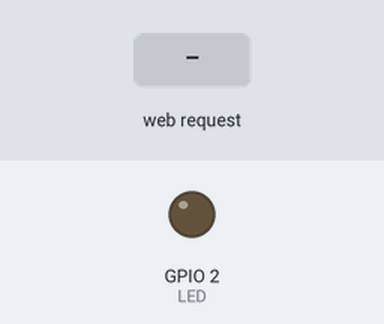
This sketch was run on a simulated ESP8266 (NodeMCU). Shown: output pins drawn as LEDs (lit = HIGH). The test bench sets the inputs (shaded band). What the sketch prints to the serial monitor is not drawn.

Above: at 1.2 s.
1.3 s: HTTP request GET /readADC received
At 2.5 s:
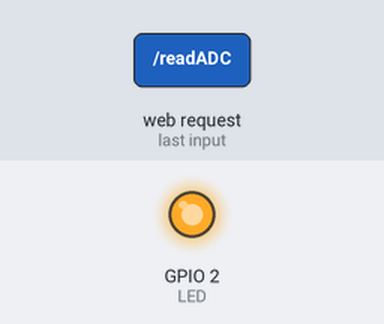
Timing chart, 0 to 4.3 s (numbered marks = the images above; inputs shaded):
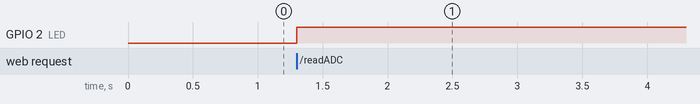

The sketch:

nodemcu_adc_interface.ino
```cpp
#include <ESP8266WiFi.h>
#include <WiFiClient.h>
#include <ESP8266WebServer.h>

#include "index.h" //loading file with HTML template
#define LED 2

//You can change the ssid and password of the wifi network created by NodeMCU
const char* ssid = "NodeMCU";
const char* password = "";

ESP8266WebServer server(80);

void handleRoot() {
 server.send(200, "text/html", MAIN_page);
}

void handleADC() {
 int a = analogRead(A0);
 String adcValue = String(a);
 digitalWrite(LED,!digitalRead(LED));
 server.send(200, "text/plane", adcValue);
}


//---SETUP---

void setup(void){
  Serial.begin(115200);
  WiFi.softAP(ssid, password);

  Serial.println(" ");
  Serial.print("IP address: ");
  Serial.println(WiFi.softAPIP());

  server.on("/", handleRoot);
  server.on("/readADC", handleADC);

  server.begin();
  Serial.println("HTTP server started");
  pinMode(LED,OUTPUT);
}


//---LOOP---

void loop(void){
  server.handleClient();
}
```

index.h
```cpp
String MAIN_page = R"=====(

#HTML template of simple web interface
<!DOCTYPE html>
<html>
<body>

    <h3>Current sensor state</h3>
     <button id="btn2" onclick="MainFunctionB(0)">Start</button>
    <button onclick="MainFunctionB(1)">Stop</button>

    <div id="adc" style="font-size:22px; margin-top:15px;"></div>

<br><br>
    <h3>Sensor data recording</h3>
 <button id="btn" onclick="MainFunction(0)">Start</button>
    <button onclick="MainFunction(1)">Stop</button>

  <br><br>
<div>
  <table id="dataTable" onclick="selectText('dataTable')">
    <tr><th>Time</th><th>ADC Value</th></tr>
  </table>
</div>


#All JS needed to handle AJAX calls
<script>

var n = 0;

function MainFunction(cancel) {
var yourcode;
  if (cancel == 0) {
    yourCode = setInterval(function() {

      getData();
    }, 20);

    function getData() {
      var xhttp = new XMLHttpRequest();
      xhttp.onreadystatechange = function() {
        if (this.readyState == 4 && this.status == 200) {
            var ADCValue = this.responseText;

    var table = document.getElementById("dataTable");
    var row = table.insertRow(1);
    var cell1 = row.insertCell(0);
    var cell2 = row.insertCell(1);
    cell1.innerHTML = (n/50);
    cell2.innerHTML = ADCValue;
      n = n + 1;
        }
  };
  xhttp.open("GET", "/readADC", true);
  xhttp.send();
  };
  }

  if (cancel == 1) {
    clearInterval(yourCode);
    //document.getElementById('div').style.color = "black";
  }
}


function selectText(containerid) {
    if (document.selection) { // IE
        var range = document.body.createTextRange();
        range.moveToElementText(document.getElementById(containerid));
        range.select();
    } else if (window.getSelection) {
        var range = document.createRange();
        range.selectNode(document.getElementById(containerid));
        window.getSelection().removeAllRanges();
        window.getSelection().addRange(range);
    }
}


function MainFunctionB(cancel) {
var yourcodeB;
  if (cancel == 0) {
    yourCodeB = setInterval(function() {

      getData();
    }, 1000);

    function getData() {
      var xhttp = new XMLHttpRequest();
      xhttp.onreadystatechange = function() {
        if (this.readyState == 4 && this.status == 200) {
            document.getElementById("adc").innerHTML = this.responseText;


        }
  };
  xhttp.open("GET", "/readADC", true);
  xhttp.send();
  };
  }

  if (cancel == 1) {
    clearInterval(yourCodeB);
    //document.getElementById('div').style.color = "black";
  }
}


</script>


</body>
</html>
)=====";
```

Measured:
- after the input at 1.3 s, GPIO 2 (LED): LOW → HIGH at once
